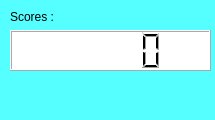
<?xml version="1.0" encoding="UTF-8"?>
<ui version="4.0">
 <class>MainWindow</class>
 <widget class="QMainWindow" name="MainWindow">
  <property name="geometry">
   <rect>
    <x>0</x>
    <y>0</y>
    <width>215</width>
    <height>120</height>
   </rect>
  </property>
  <property name="windowTitle">
   <string>MainWindow</string>
  </property>
  <property name="styleSheet">
   <string notr="true">background-color: rgb(85, 255, 255);</string>
  </property>
  <widget class="QWidget" name="centralwidget">
   <widget class="QLCDNumber" name="lcdNumber">
    <property name="geometry">
     <rect>
      <x>10</x>
      <y>30</y>
      <width>201</width>
      <height>41</height>
     </rect>
    </property>
    <property name="styleSheet">
     <string notr="true">background-color: rgb(255, 255, 255);</string>
    </property>
   </widget>
   <widget class="QLabel" name="label">
    <property name="geometry">
     <rect>
      <x>10</x>
      <y>10</y>
      <width>47</width>
      <height>13</height>
     </rect>
    </property>
    <property name="styleSheet">
     <string notr="true">font: 75 11pt &quot;Roboto&quot;;</string>
    </property>
    <property name="text">
     <string>Scores :</string>
    </property>
   </widget>
  </widget>
  <widget class="QMenuBar" name="menubar">
   <property name="geometry">
    <rect>
     <x>0</x>
     <y>0</y>
     <width>215</width>
     <height>21</height>
    </rect>
   </property>
  </widget>
  <widget class="QStatusBar" name="statusbar"/>
 </widget>
 <resources/>
 <connections/>
</ui>
